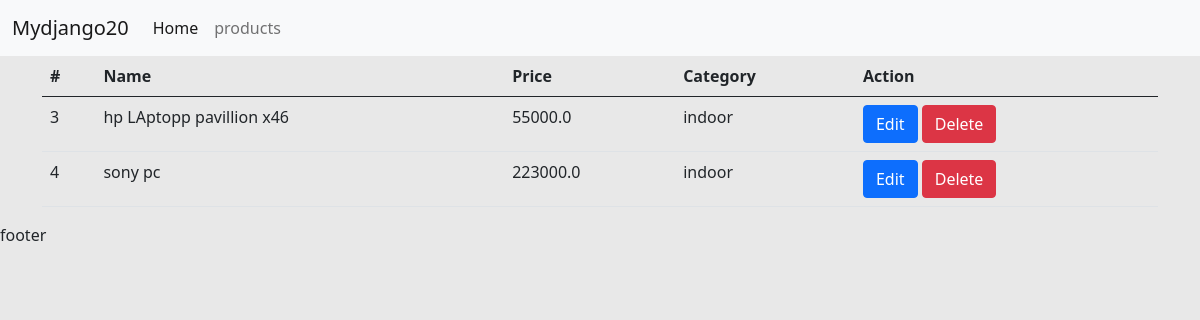
The app's page /account/products/ with its own data.
### account/models.py (models this page shows, shortened)
class Product(models.Model):
    product_category = (
        ('indoor', 'indoor'),
        ('outdoor', 'outdoor'),
    )
    id = models.AutoField(primary_key=True)
    name = models.CharField(max_length=255,null=True)
    price = models.FloatField(null=True)
    category= models.CharField(null=True,max_length=255,choices=product_category)
    description = models.TextField(null=True)
    tag = models.ManyToManyField(Tag)
    date = models.DateTimeField(auto_now=True)
    class Meta:
        db_table = 'products'

### account/views.py (the view)
# urls.py: path('products/',Product.as_view(),name='product'),
class Product(ListView):
    template_name = 'account/product.html'
    model = Product
    context_object_name = 'all_products'

### account/templates/account/product.html (shortened to what this page needs)
{% extends "account/base.html" %}
{% block content %}
<table class="table">
  <thead>
    <tr>
      <th scope="col">#</th>
      <th scope="col">Name</th>
      <th scope="col">Price</th>
      <th scope="col">Category</th>
      <th scope="col">Action</th>
    </tr>
  </thead>
  <tbody>
         {% for product in all_products %}
           <tr>
      <td>{{product.id}}</td>
      <td>{{product.name}}</td>
      <td>{{product.price}}</td>
      <td>{{product.category}}</td>
       <td colspan="2">
           <a href="" class="btn btn-primary">Edit</a>
           <a href="" class="btn btn-danger">Delete</a>
       </td>
       </tr>
        {% endfor %}
  </tbody>
</table>
{% endblock %}

### static/css/style.css (style rules this page uses)
* { padding: 0px; margin: 0px; box-sizing: border-box; }
body { background-color: rgba(232, 232, 232, 1); }

### records on screen
Product: id "3", name "hp LAptopp pavillion x46", price "55000.0", category "indoor"
Product: id "4", name "sony pc", price "223000.0", category "indoor"
